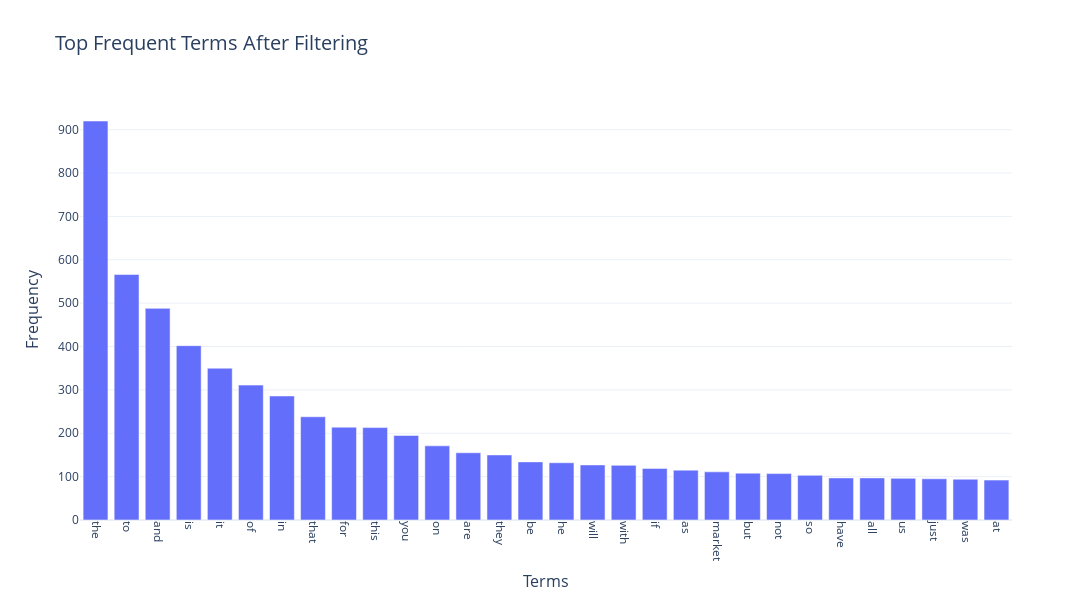

Notebook source saved alongside this figure:
### Markdown cell above
### Ex13: keep the most 30 frequent terms

### Code cell
# Answer here
term_frequencies = np.sum(df_counts.toarray(), axis=0)  # Sum over all documents

top_n = 30  # keep 30 most frequent terms
sorted_indices = np.argsort(term_frequencies)[::-1] 
top_indices = sorted_indices[:top_n]

X_counts_reduced = df_counts[:, top_indices]

top_terms = count_vect.get_feature_names_out()[top_indices]

term_data = pd.DataFrame({
    'Term': top_terms,  # The most frequent terms after filtering
    'Frequency': term_frequencies[top_indices]  # Corresponding frequencies
})

fig = px.bar(term_data, 
             x='Term', 
             y='Frequency', 
             title='Top Frequent Terms After Filtering',
             labels={'Term': 'Terms', 'Frequency': 'Frequency'},
             template='plotly_white')

fig.update_layout(
    xaxis=dict(tickangle=90),
    height=600,
    width=1200, 
    title_font_size=20,
    xaxis_title_font_size=16,
    yaxis_title_font_size=16
)

fig.show()

### Figure 1 — Plotly figure (JSON) as saved in the notebook; plotly's stock layout.template omitted (floating-point values rounded to 4 significant figures)
{"data": [{"hovertemplate": "Terms=%{x}<br>Frequency=%{y}<extra></extra>", "legendgroup": "", "marker": {"color": "#636efa", "pattern": {"shape": ""}}, "name": "", "orientation": "v", "showlegend": false, "textposition": "auto", "type": "bar", "x": ["the", "to", "and", "is", "it", "of", "in", "that", "for", "this", "you", "on", "are", "they", "be", "he", "will", "with", "if", "as", "market", "but", "not", "so", "have", "all", "us", "just", "was", "at"], "xaxis": "x", "y": [920, 566, 488, 402, 350, 311, 286, 238, 214, 213, 195, 171, 155, 150, 134, 132, 127, 126, 119, 115, 111, 108, 107, 103, 97, 97, 96, 95, 94, 92], "yaxis": "y"}], "layout": {"barmode": "relative", "height": 600, "legend": {"tracegroupgap": 0}, "title": {"font": {"size": 20}, "text": "Top Frequent Terms After Filtering"}, "width": 1200, "xaxis": {"anchor": "y", "domain": [0, 1], "tickangle": 90, "title": {"font": {"size": 16}, "text": "Terms"}}, "yaxis": {"anchor": "x", "domain": [0, 1], "title": {"font": {"size": 16}, "text": "Frequency"}}}}
